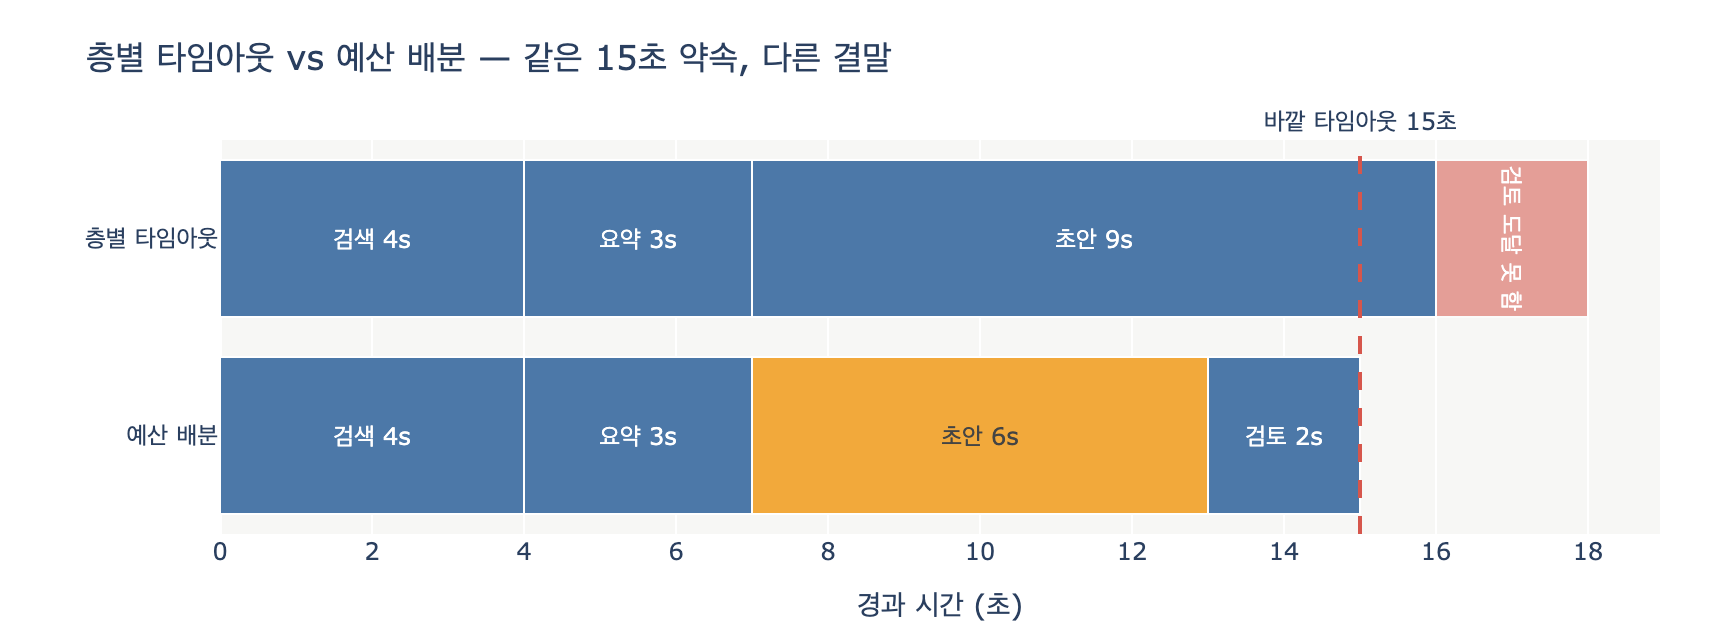

The Python source for this figure:
# %% [markdown]
# # 층별 타임아웃의 함정 — 아무도 잘못하지 않았는데 전체가 실패한다
#
# `ex2_timeout_budget.py`가 보여주는 문제를 재현한다.
#
# 4단계 파이프라인(검색 → 요약 → 초안 → 검토)이 있고,
# 사용자에게 약속한 전체 응답 시간(바깥 타임아웃)은 **15초**다.
# 그런데 각 단계에는 **각자 10초**의 타임아웃을 걸어 두었다.
#
# 핵심 모순은 한 줄의 부등식이다:
#
# $$\sum_{i} T_i^{\text{step}} = 4 \times 10 = 40 \;>\; T^{\text{outer}} = 15$$
#
# 각 층의 타임아웃 합이 바깥 타임아웃보다 크면 그 설정은 «거짓말»이다.
# 아무도 지킬 수 없는 약속이기 때문이다.

# %%
# 필요 패키지: plotly, kaleido (시각화 셀에서만 사용. 시뮬레이션 자체는 표준 라이브러리만 필요)

#        이름     실제 걸리는 시간   쓸모 있으려면 최소한 필요한 시간
STEPS = [("검색", 4.0, 1.0), ("요약", 3.0, 1.0), ("초안", 9.0, 3.0), ("검토", 2.0, 2.0)]
OUTER_TIMEOUT = 15.0     # 사용자에게 약속한 응답 시간
PER_STEP_TIMEOUT = 10.0  # 각 단계에 건 타임아웃

total_step_timeout = len(STEPS) * PER_STEP_TIMEOUT
print(f"바깥 타임아웃: {OUTER_TIMEOUT:.0f}초, 층별 타임아웃 합: {total_step_timeout:.0f}초")
print(f"층별 합({total_step_timeout:.0f}) > 바깥({OUTER_TIMEOUT:.0f}) → 지킬 수 없는 약속")
# 출력: 바깥 타임아웃: 15초, 층별 타임아웃 합: 40초
# 출력: 층별 합(40) > 바깥(15) → 지킬 수 없는 약속

# %% [markdown]
# ## 방식 1 — 층마다 따로 건 타임아웃 (naive)
#
# 각 단계는 자기 타임아웃(10초)만 본다. 전체 예산은 아무도 보지 않는다.
#
# - 검색 4초 (10초 이내, 통과)
# - 요약 3초 (10초 이내, 통과)
# - 초안 9초 (10초 이내, 통과) — 그런데 누적 $4+3+9=16 > 15$
# - 검토는 시작조차 못 한다

# %%
def run_naive():
    """각 층이 자기 타임아웃만 본다."""
    spent, log = 0.0, []
    for name, need, _min in STEPS:
        took = min(need, PER_STEP_TIMEOUT)
        spent += took
        cut = took < need
        log.append((name, need, PER_STEP_TIMEOUT, took,
                    "단계 타임아웃" if cut else "완료"))
        if spent >= OUTER_TIMEOUT:
            log.append(("(바깥)", 0, OUTER_TIMEOUT, spent, "전체 타임아웃 — 여기서 끊긴다"))
            break
    return spent, log


def show(title, spent, log):
    print(f"\n[{title}]")
    print(f"  {'단계':<8}{'필요':>6}{'허용':>8}{'실제':>8}  결과")
    for name, need, allow, took, res in log:
        need_s = f"{need:.1f}" if need else "-"
        print(f"  {name:<8}{need_s:>6}{allow:>8}{took:>8.1f}  {res}")
    print(f"  총 {spent:.1f}초 / 약속 {OUTER_TIMEOUT:.1f}초")


naive_spent, naive_log = run_naive()
show("층마다 따로 건 타임아웃", naive_spent, naive_log)
# 출력:
# [층마다 따로 건 타임아웃]
#   단계        필요      허용      실제  결과
#   검색       4.0    10.0     4.0  완료
#   요약       3.0    10.0     3.0  완료
#   초안       9.0    10.0     9.0  완료
#   (바깥)       -    15.0    16.0  전체 타임아웃 — 여기서 끊긴다
#   총 16.0초 / 약속 15.0초

# %% [markdown]
# **여기가 문제의 핵심이다.**
#
# 검색·요약·초안 모두 자기 타임아웃 10초를 지켰다. 어느 단계도 «잘못»하지 않았다.
# 그런데 초안이 9초를 다 쓰고 나면 누적 16초 — 약속한 15초를 넘어 바깥이 먼저 끊긴다.
# **검토 단계에는 도달조차 못 하고, 전체 요청은 실패한다.**
#
# 지역적으로 모두 정상인데 전역적으로 실패하는 전형적인 구성 오류다.

# %% [markdown]
# ## 방식 2 — 남은 예산을 나눠 쓰기 (budget)
#
# 단계마다 «최소 필요분» $m_i$를 미리 선언해 둔다: 검색 1, 요약 1, 초안 3, 검토 2초.
# $i$번째 단계가 쓸 수 있는 시간은 뒤 단계들의 최소분을 떼어 놓은 나머지다:
#
# $$\text{allow}_i = \max\!\Big(0,\; \text{remaining} - \sum_{j>i} m_j\Big)$$
#
# 초안은 $15 - (4+3) - 2 = 6$초만 허용받고 잘리지만, 검토는 필요한 2초를 온전히 받는다.

# %%
def run_budget():
    """남은 예산을 보고 각 층의 타임아웃을 그때그때 정한다."""
    remaining, log = OUTER_TIMEOUT, []
    for i, (name, need, _min) in enumerate(STEPS):
        # 뒤에 남은 단계들의 «최소 필요분»을 먼저 떼어 놓는다
        reserved = sum(m for _, _, m in STEPS[i + 1:])
        allow = max(0.0, remaining - reserved)
        took = min(need, allow)
        remaining -= took
        cut = took < need
        log.append((name, need, round(allow, 1), took,
                    "잘림 — 부분 결과 반환" if cut else "완료"))
    return OUTER_TIMEOUT - remaining, log


budget_spent, budget_log = run_budget()
show("남은 예산을 나눠 쓰기", budget_spent, budget_log)
# 출력:
# [남은 예산을 나눠 쓰기]
#   단계        필요      허용      실제  결과
#   검색       4.0     9.0     4.0  완료
#   요약       3.0     6.0     3.0  완료
#   초안       9.0     6.0     6.0  잘림 — 부분 결과 반환
#   검토       2.0     2.0     2.0  완료
#   총 15.0초 / 약속 15.0초

# %% [markdown]
# ## 비교 정리
#
# | | 층별 타임아웃 | 예산 배분 |
# |---|---|---|
# | 초안 | 9초 전부 씀 (자기 한도 10초 이내) | 6초에서 잘림, 부분 결과 |
# | 검토 | **도달 못 함** | 필요한 2초 온전히 확보 |
# | 전체 | 15초 초과 → 실패 | 15초 정확히 지킴 |
#
# 「완성 안 된 초안을 검토한 결과」와 「초안만 있고 검토 못 한 결과」 중
# 어느 쪽이 나은지는 도메인이 정한다. 중요한 건 예산 방식에서는 **고를 수 있게** 된다는 점이다.

# %%
# 시각화 — 시간축 간트 스타일로 두 방식을 나란히 비교
import plotly.graph_objects as go


def _show(fig):
    try:
        from IPython import get_ipython
        if get_ipython() is not None:  # VSCode 셀/Jupyter에서만 렌더링
            fig.show()
    except ImportError:
        pass


COLORS = {"완료": "#4C78A8", "잘림": "#F2A93B", "실패": "#D6564C"}

fig = go.Figure()


def add_bars(row_label, log, y):
    t = 0.0
    for name, need, _allow, took, res in log:
        if name == "(바깥)":
            continue
        color = COLORS["완료"] if "완료" in res else COLORS["잘림"]
        fig.add_trace(go.Bar(
            x=[took], y=[y], base=[t], orientation="h",
            marker=dict(color=color, line=dict(color="white", width=1)),
            text=f"{name} {took:.0f}s", textposition="inside",
            insidetextanchor="middle", showlegend=False,
        ))
        t += took
    return t


add_bars("naive", naive_log, "층별 타임아웃")
# naive에서 도달 못 한 '검토'를 실패 표시로 추가
fig.add_trace(go.Bar(
    x=[2.0], y=["층별 타임아웃"], base=[16.0], orientation="h",
    marker=dict(color=COLORS["실패"], line=dict(color="white", width=1), opacity=0.55),
    text="검토 도달 못 함", textposition="inside", insidetextanchor="middle",
    showlegend=False,
))
add_bars("budget", budget_log, "예산 배분")

fig.add_vline(x=OUTER_TIMEOUT, line_dash="dash", line_color="#D6564C",
              annotation_text="바깥 타임아웃 15초", annotation_position="top")

fig.update_layout(
    barmode="stack",
    title="층별 타임아웃 vs 예산 배분 — 같은 15초 약속, 다른 결말",
    xaxis_title="경과 시간 (초)",
    yaxis=dict(categoryorder="array", categoryarray=["예산 배분", "층별 타임아웃"]),
    height=320, width=860,
    margin=dict(l=110, r=30, t=70, b=50),
    plot_bgcolor="#F7F7F5",
)

_show(fig)

import os
_here = os.path.dirname(os.path.abspath(__file__)) if "__file__" in globals() else "."
fig.write_image(os.path.join(_here, "expy.png"), scale=2)
print("expy.png 저장 완료")
# 출력: expy.png 저장 완료

# %% [markdown]
# ## 결론
#
# `ex2_timeout_budget.py`의 층별 타임아웃 방식의 문제:
#
# 1. **각 단계는 모두 자기 타임아웃(10초)을 지켰다** — 검색 4초, 요약 3초, 초안 9초. 지역적으로는 전부 정상.
# 2. 그러나 **초안이 9초를 다 쓰면 누적 16초로 바깥 약속 15초를 넘고, 검토 단계에는 도달하지 못한다.**
# 3. 즉 **아무 단계도 잘못하지 않았는데 전체가 실패한다.** 층별 타임아웃 합(40초) > 바깥 타임아웃(15초)인 설정은 아무도 지킬 수 없는 «거짓말»이다.
# 4. 해법은 남은 예산에서 뒤 단계들의 최소 필요분을 떼어 놓고 각 층의 허용 시간을 그때그때 정하는 **예산 배분** 방식이다.
